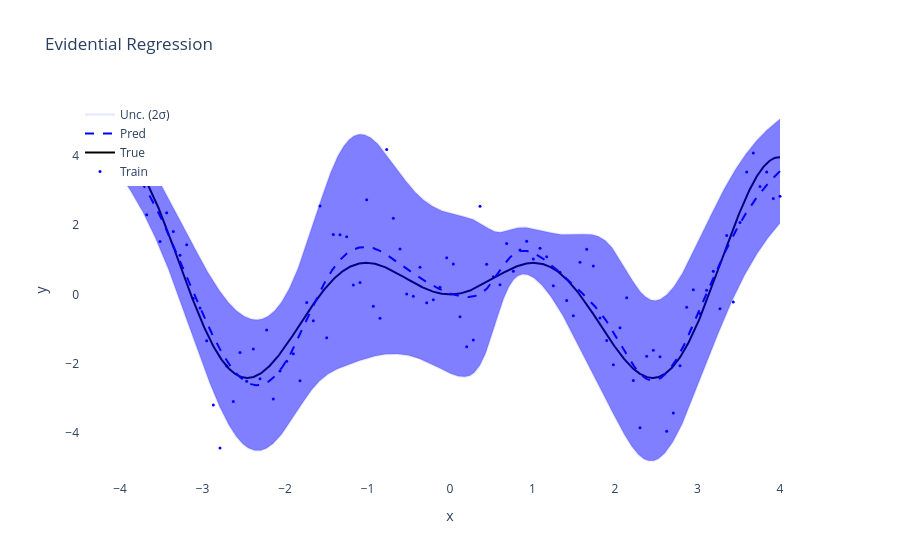

Here is the notebook cell this chart was saved with:
### Code cell
import torch
from torch import nn
import plotly.graph_objects as go
from edl_pytorch import NormalInvGamma
from edl_pytorch.loss import nig_nll, nig_reg


torch.manual_seed(0)

# Define the true function
true_func = lambda x: torch.sin(2 * x) * x 

def generate_data(func, x_min_train, x_max_train, num_train=1000, num_test=1000, sigma_scale=3, test_additional=0.4):
    # Training data
    x_train = torch.linspace(x_min_train, x_max_train, num_train).unsqueeze(-1)
    sigma = torch.normal(torch.zeros_like(x_train), sigma_scale * torch.ones_like(x_train))
    y_train = func(x_train) + sigma

    # Automatically set the test range based on the ratio (test_add)
    test_range = abs(x_max_train - x_min_train) * test_additional
    x_min_test = x_min_train - test_range
    x_max_test = x_max_train + test_range

    # Test data
    x_test = torch.linspace(x_min_test, x_max_test, num_test).unsqueeze(-1)
    y_test = func(x_test)
    
    return x_train, y_train, x_test, y_test


# Generate train and test data
x_train, y_train, x_test, y_test = generate_data(
    true_func, 
    x_min_train=4, 
    x_max_train=-4,
    num_train=100,
    num_test=1000,
    sigma_scale=1,
    test_additional=0,
)


class EvidentialMLP(nn.Module):
    def __init__(
        self,
        input_dim,
        output_dim,
        hidden_units=[64, 64, 64],
        activations=["tanh", "tanh", "tanh"],
        nig_coeff=1e-2,
        epoch_num=500,
        lr=5e-4
    ):
        super(EvidentialMLP, self).__init__()
        layers = []
        in_dim = input_dim

        # Build layers based on the given hidden_units and activations
        for hidden_dim, activation in zip(hidden_units, activations):
            layers.append(nn.Linear(in_dim, hidden_dim))
            if activation == "relu":
                layers.append(nn.ReLU())
            elif activation == "tanh":
                layers.append(nn.Tanh())
            elif activation == "sigmoid":
                layers.append(nn.Sigmoid())
            in_dim = hidden_dim

        layers.append(NormalInvGamma(hidden_units[-1], output_dim))
        self.model = nn.Sequential(*layers)

        # Set coefficients for loss components
        self.nig_coeff = nig_coeff

        # Optimizer parameters
        self.epoch_num = epoch_num
        self.lr = lr

    def forward_dist_params(self, x):
        return self.model(x)

    def forward(self, x):
        with torch.no_grad():
            dist_params = self.forward_dist_params(x)
            mu, v, alpha, beta = (d.squeeze() for d in dist_params)
            std = torch.sqrt(beta / (v * (alpha - 1)))
        return mu, std
    
    def compute_loss(self, x, y):
        dist_params = self.forward_dist_params(x)
        return nig_nll(*dist_params, y) + self.nig_coeff * nig_reg(*dist_params, y)
    
    def fit(self, x_train, y_train):
        optimizer = torch.optim.Adam(self.parameters(), lr=self.lr)
    
        for epoch in range(self.epoch_num):
            # Full batch: x_train and y_train used as a whole
            loss = self.compute_loss(x_train, y_train)
            optimizer.zero_grad()
            loss.backward()
            optimizer.step()

            if epoch % 10 == 0 or epoch == self.epoch_num - 1:
                print(f'Epoch: {epoch}, Loss: {loss.item()}')


# Create Evidential MLP model
model = EvidentialMLP(
    input_dim=1, 
    output_dim=1,
    hidden_units=[64, 64, 64],
    activations=["tanh", "tanh", "tanh"],
    nig_coeff=1e-2,
    epoch_num=500,
    lr=5e-4
)

# Train the model
model.fit(x_train, y_train)

# Make predictions on test data
mean, std = model(x_test)

# Prepare data for visualization
mean, std = mean.squeeze().numpy(), std.squeeze().numpy()
x_test, y_test = x_test.squeeze().numpy(), y_test.squeeze().numpy()

# Plot using Plotly
fig = go.Figure()

# Add train data points
fig.add_trace(go.Scatter(x=x_train.squeeze().numpy(), y=y_train.squeeze().numpy(), mode='markers', 
                         marker=dict(size=3, color='blue'), name='Train'))

# Add true function line
fig.add_trace(go.Scatter(x=x_test, y=y_test, mode='lines', 
                         line=dict(color='black', width=2), name='True'))

# Add predicted mean line
fig.add_trace(go.Scatter(x=x_test, y=mean, mode='lines', 
                         line=dict(color='blue', dash='dash'), name='Pred'))

# Add uncertainty (2 std devs only)
fig.add_trace(go.Scatter(
    x=x_test, 
    y=(mean - 2 * std), 
    fill=None, mode='lines', line_color='rgba(0,0,255,0.1)',  # Lighter color
    showlegend=True, name='Unc. (2σ)'
))
fig.add_trace(go.Scatter(
    x=x_test, 
    y=(mean + 2 * std), 
    fill='tonexty', mode='lines', line_color='rgba(0,0,255,0.1)',
    showlegend=False
))

# Update layout with white background
fig.update_layout(
    title="Evidential Regression",
    xaxis_title="x",
    yaxis_title="y",
    legend=dict(x=0, y=1),
    plot_bgcolor='white',  # White background
    paper_bgcolor='white'  # White background
)

fig.show()

### Figure 1 — Plotly figure (JSON) as saved in the notebook; plotly's stock layout.template omitted (floating-point values rounded to 4 significant figures; data arrays with more than 128 entries replaced by an {"elided": "..."} marker saying what was removed)
{"data": [{"marker": {"color": "blue", "size": 3}, "mode": "markers", "name": "Train", "type": "scatter", "x": [4, 3.919, 3.838, 3.758, 3.677, 3.596, 3.515, 3.434, 3.354, 3.273, 3.192, 3.111, 3.03, 2.949, 2.869, 2.788, 2.707, 2.626, 2.545, 2.465, 2.384, 2.303, 2.222, 2.141, 2.061, 1.98, 1.899, 1.818, 1.737, 1.657, 1.576, 1.495, 1.414, 1.333, 1.253, 1.172, 1.091, 1.01, 0.9293, 0.8485, 0.7677, 0.6869, 0.6061, 0.5253, 0.4444, 0.3636, 0.2828, 0.202, 0.1212, 0.0404, -0.0404, -0.1212, -0.202, -0.2828, -0.3636, -0.4444, -0.5253, -0.6061, -0.6869, -0.7677, -0.8485, -0.9293, -1.01, -1.091, -1.172, -1.253, -1.333, -1.414, -1.495, -1.576, -1.657, -1.737, -1.818, -1.899, -1.98, -2.061, -2.141, -2.222, -2.303, -2.384, -2.465, -2.545, -2.626, -2.707, -2.788, -2.869, -2.949, -3.03, -3.111, -3.192, -3.273, -3.354, -3.434, -3.515, -3.596, -3.677, -3.758, -3.838, -3.919, -4], "y": [2.832, 2.766, 3.528, 3.11, 4.075, 3.528, 2.073, -0.2173, 1.702, -0.4148, 0.6707, 0.1186, -0.5491, 0.1321, -0.3724, -2.059, -3.42, -3.948, -1.799, -1.613, -1.781, -3.845, -2.484, -0.09386, -0.9607, -2.03, -1.332, -0.6798, 0.8212, 1.304, 0.9307, -0.6178, -0.1777, 0.6413, 0.2518, 1.087, 1.333, 1.022, 1.532, 1.283, 0.6649, 1.466, 0.2778, 0.5083, 0.8679, 2.544, -1.317, -1.507, -0.644, 0.8761, 1.059, 0.2069, -0.1509, -0.2402, 0.7851, -0.0501, 0.009531, 1.312, 2.195, 4.178, -0.6894, -0.3431, 2.73, 0.342, 0.2698, 1.664, 1.721, 1.726, -1.252, 2.552, -0.7559, -0.2326, -2.493, -1.709, -1.925, -2.211, -3.014, -1.028, -2.431, -1.574, -2.5, -1.678, -3.091, -2.067, -4.425, -3.186, -1.334, -0.389, -0.1163, 1.434, 1.131, 1.814, 2.355, 1.523, 3.618, 2.299, 3.75, 3.445, 3.49, 4.19]}, {"line": {"color": "black", "width": 2}, "mode": "lines", "name": "True", "type": "scatter", "x": {"elided": "1000 float values"}, "y": {"elided": "1000 float values"}}, {"line": {"color": "blue", "dash": "dash"}, "mode": "lines", "name": "Pred", "type": "scatter", "x": {"elided": "1000 float values"}, "y": {"elided": "1000 float values"}}, {"line": {"color": "rgba(0,0,255,0.1)"}, "mode": "lines", "name": "Unc. (2σ)", "showlegend": true, "type": "scatter", "x": {"elided": "1000 float values"}, "y": {"elided": "1000 float values"}}, {"fill": "tonexty", "line": {"color": "rgba(0,0,255,0.1)"}, "mode": "lines", "showlegend": false, "type": "scatter", "x": {"elided": "1000 float values"}, "y": {"elided": "1000 float values"}}], "layout": {"legend": {"x": 0, "y": 1}, "paper_bgcolor": "white", "plot_bgcolor": "white", "title": {"text": "Evidential Regression"}, "xaxis": {"title": {"text": "x"}}, "yaxis": {"title": {"text": "y"}}}}
